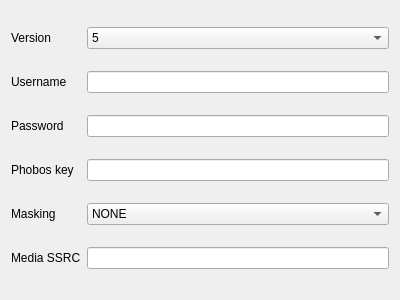
<?xml version="1.0" encoding="UTF-8"?>
<ui version="4.0">
 <class>EditSocks</class>
 <widget class="QWidget" name="EditSocks">
  <property name="geometry">
   <rect>
    <x>0</x>
    <y>0</y>
    <width>400</width>
    <height>300</height>
   </rect>
  </property>
  <property name="windowTitle">
   <string notr="true">Form</string>
  </property>
  <layout class="QGridLayout" name="gridLayout">
   <item row="3" column="0">
    <widget class="QLabel" name="label_2">
     <property name="text">
      <string>Password</string>
     </property>
     <property name="buddy">
      <cstring>password</cstring>
     </property>
    </widget>
   </item>
   <item row="1" column="0">
    <widget class="QLabel" name="label_3">
     <property name="text">
      <string>Version</string>
     </property>
     <property name="buddy">
      <cstring>version</cstring>
     </property>
    </widget>
   </item>
   <item row="2" column="0">
    <widget class="QLabel" name="label">
     <property name="text">
      <string>Username</string>
     </property>
     <property name="buddy">
      <cstring>username</cstring>
     </property>
    </widget>
   </item>
   <item row="3" column="1">
    <widget class="QLineEdit" name="password"/>
   </item>
   <item row="2" column="1">
    <widget class="QLineEdit" name="username"/>
   </item>
   <item row="1" column="1">
    <widget class="QComboBox" name="version">
     <item>
      <property name="text">
       <string>5</string>
      </property>
     </item>
     <item>
      <property name="text">
       <string>4</string>
      </property>
     </item>
    </widget>
   </item>
   <item row="4" column="0">
    <widget class="QLabel" name="phobos_key_l">
     <property name="toolTip">
      <string>The obfuscator key of a Phobos server in SOCKS5 mode. Leave empty for a plain SOCKS proxy.</string>
     </property>
     <property name="text">
      <string>Phobos key</string>
     </property>
     <property name="buddy">
      <cstring>phobos_key</cstring>
     </property>
    </widget>
   </item>
   <item row="4" column="1">
    <widget class="QLineEdit" name="phobos_key"/>
   </item>
   <item row="5" column="0">
    <widget class="QLabel" name="phobos_masking_l">
     <property name="text">
      <string>Masking</string>
     </property>
     <property name="buddy">
      <cstring>phobos_masking</cstring>
     </property>
    </widget>
   </item>
   <item row="5" column="1">
    <widget class="QComboBox" name="phobos_masking">
     <property name="toolTip">
      <string>How the obfuscated stream looks on the wire: a STUN call, an RTP video stream (MEDIA) or an HTTPS session (TLS). Must match the server.</string>
     </property>
     <item>
      <property name="text">
       <string notr="true">NONE</string>
      </property>
     </item>
     <item>
      <property name="text">
       <string notr="true">STUN</string>
      </property>
     </item>
     <item>
      <property name="text">
       <string notr="true">MEDIA</string>
      </property>
     </item>
     <item>
      <property name="text">
       <string notr="true">TLS</string>
      </property>
     </item>
    </widget>
   </item>
   <item row="6" column="0">
    <widget class="QLabel" name="phobos_media_ssrc_l">
     <property name="text">
      <string>Media SSRC</string>
     </property>
     <property name="buddy">
      <cstring>phobos_media_ssrc</cstring>
     </property>
    </widget>
   </item>
   <item row="6" column="1">
    <widget class="QLineEdit" name="phobos_media_ssrc">
     <property name="toolTip">
      <string>The fixed RTP SSRC of MEDIA masking when the server sets one; empty or 0 is random.</string>
     </property>
    </widget>
   </item>
  </layout>
 </widget>
 <tabstops>
  <tabstop>version</tabstop>
  <tabstop>username</tabstop>
  <tabstop>password</tabstop>
  <tabstop>phobos_key</tabstop>
  <tabstop>phobos_masking</tabstop>
  <tabstop>phobos_media_ssrc</tabstop>
 </tabstops>
 <resources/>
 <connections/>
</ui>
